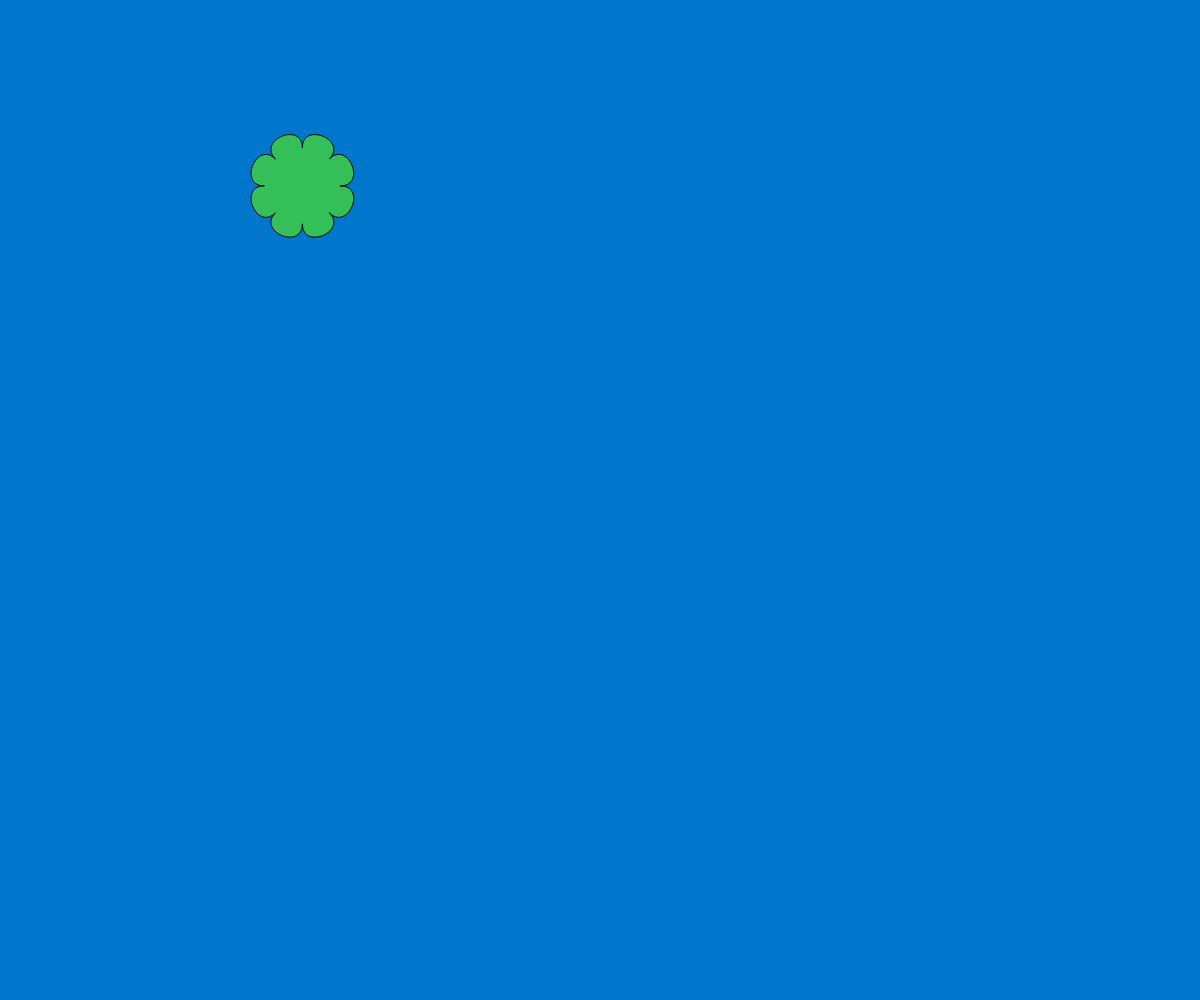
Frame 1 (no input)
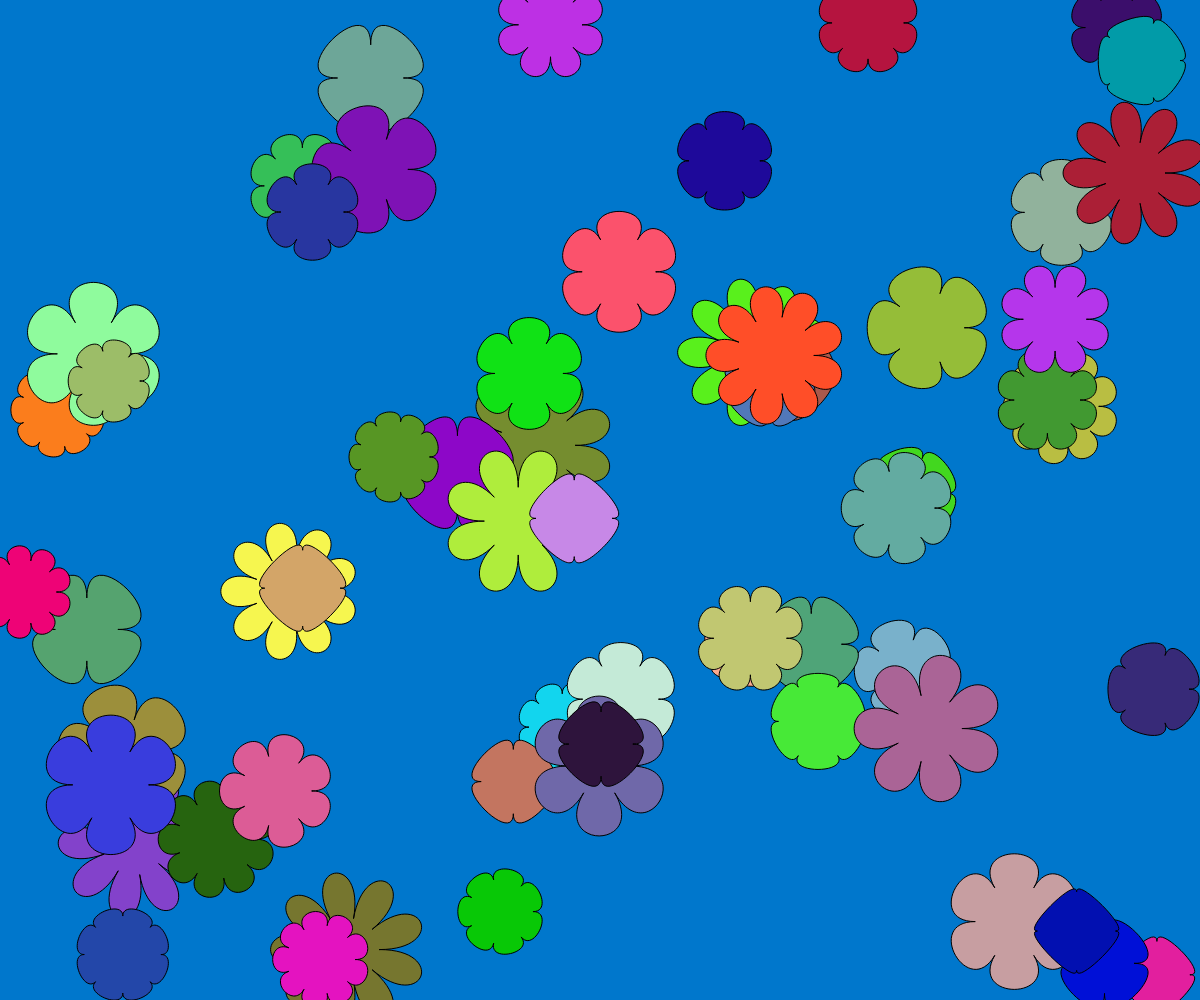
Frame 60 (no input)
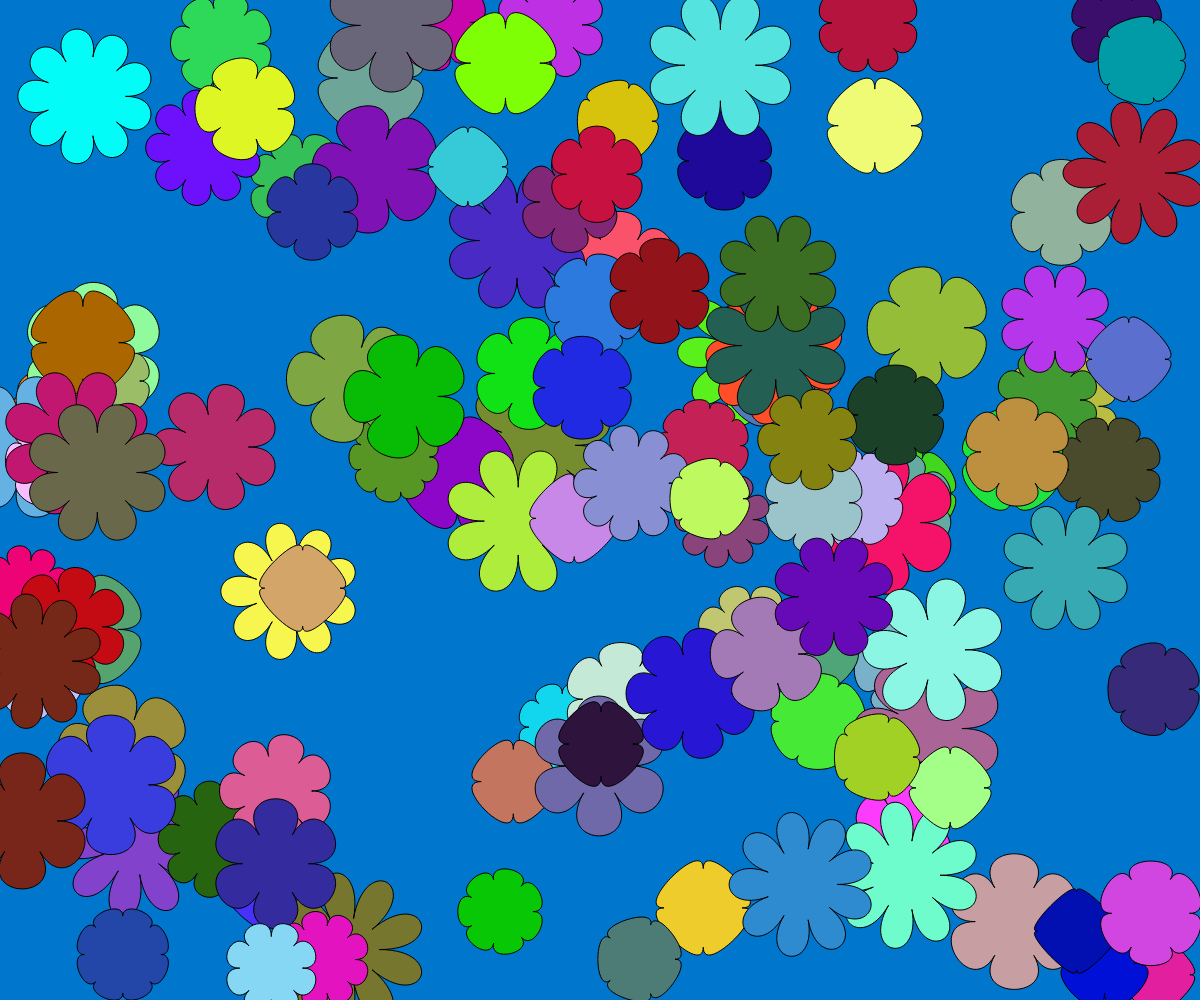
Frame 120 (the mouse pressed at the canvas centre since frame 60)

The p5.js sketch that drew these frames (run headless with seeded random() and noise() and a simulated clock; from frame 60 on, the mouse is pressed at the canvas centre):

// p5.js sketch
// ── sketch.js
var flores = 10000;
var num = 0;

function setup(){
  createCanvas(window.innerWidth, window.innerHeight);
  background("#07c");
  frameRate(1000);
};

function draw() {
  if(num<flores){
    var petalos = floor(random(4,10));
    flor(petalos);
    num++;
  }
}

function flor(petalos){
  fill(color(random(255),random(255),random(255)))
  var angulo = TWO_PI / petalos;
  var radioInterno = random(30,40);
  var radioExterno = random(50,100);
  var xx = random(20, width-20);
  var yy = random(20, height-20);
  var inicioX = xx+cos(0)*radioInterno;
  var inicioY = yy+sin(0)*radioExterno;
  beginShape();
  vertex(inicioX, inicioY);
  for(var i = 0; i < petalos; i++){
    var cx1 = xx + cos(angulo * i) * radioExterno;
    var cy1 = yy + sin(angulo * i) * radioExterno;
    var x2 = xx + cos(angulo * (i+1)) * radioInterno;
    var y2 = yy + sin(angulo * (i+1)) * radioInterno;
    var cx2 = xx + cos(angulo * (i+1)) * radioExterno;
    var cy2 = yy + sin(angulo * (i+1)) * radioExterno;
    bezierVertex(cx1,cy1,cx2,cy2,x2,y2)
  }
  endShape(CLOSE);
}
